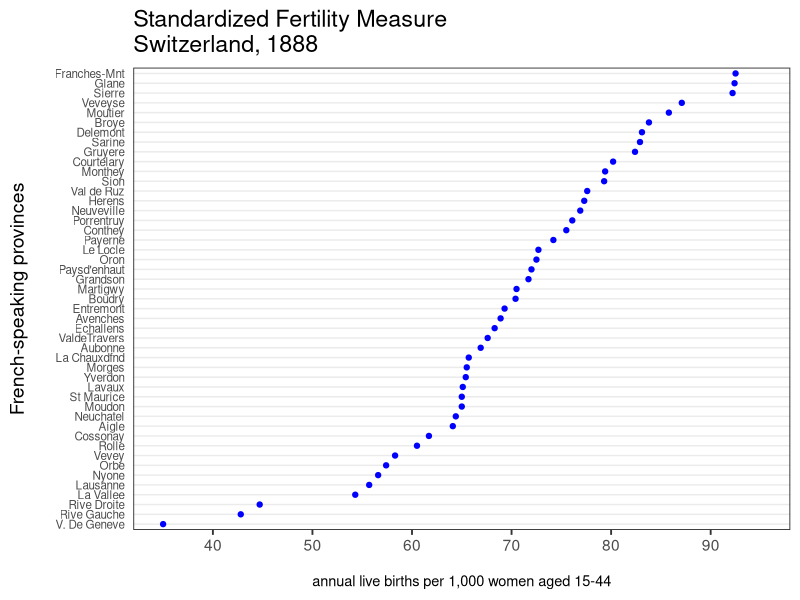

Generate this figure with R:
## ---- chunk 1
library(ggplot2)
library(dplyr)


# create a theme for dot plots, which can be reused
theme_dotplot <- theme_bw(14) +
    theme(axis.text.y = element_text(size = rel(.75)),
    	axis.ticks.y = element_blank(),
        axis.title.x = element_text(size = rel(.75)),
        panel.grid.major.x = element_blank(),
        panel.grid.major.y = element_line(size = 0.5),
        panel.grid.minor.x = element_blank())
        
# move row names to a dataframe column        
df <-  swiss %>% tibble::rownames_to_column("Province")

# create the plot
ggplot(df, aes(x = Fertility, y = reorder(Province, Fertility))) +
	geom_point(color = "blue") +
	scale_x_continuous(limits = c(35, 95),
		breaks = seq(40, 90, 10)) +
	theme_dotplot +
	xlab("\nannual live births per 1,000 women aged 15-44") +
	ylab("French-speaking provinces\n") +
	ggtitle("Standardized Fertility Measure\nSwitzerland, 1888")
